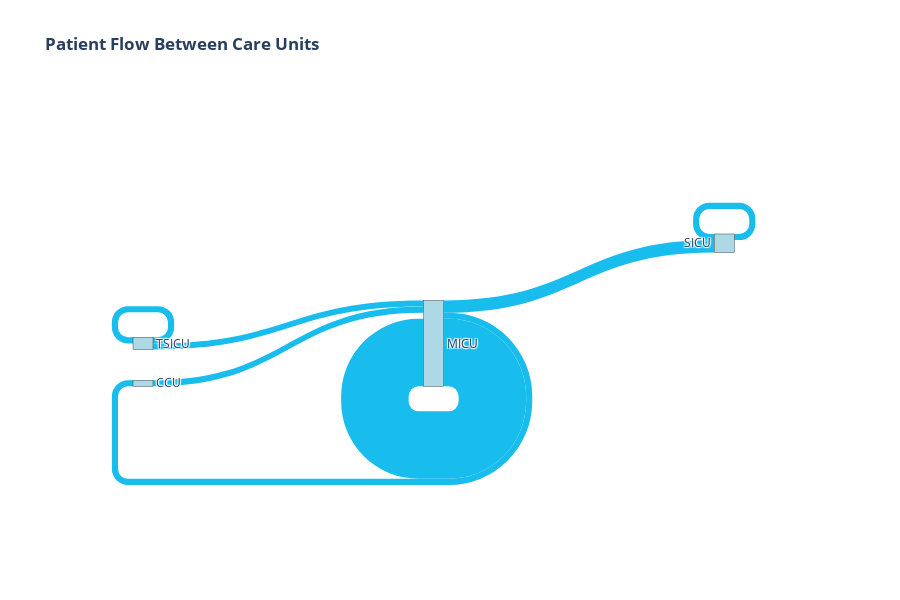

This figure's notebook cell:
### Code cell
transfers_df = pd.read_csv("TRANSFERS.csv")

transfers_df['intime'] = pd.to_datetime(transfers_df['intime'])
transfers_df['outtime'] = pd.to_datetime(transfers_df['outtime'])

transfers_df['los_hours'] = (transfers_df['outtime'] - transfers_df['intime']).dt.total_seconds() / 3600

icu_transfers_df = transfers_df[
    (transfers_df['curr_careunit'].str.contains('icu', case=False)) |
    (transfers_df['prev_careunit'].str.contains('icu', case=False))
]

transfer_counts = icu_transfers_df.groupby(['prev_careunit', 'curr_careunit']).size().reset_index(name='count')

all_units = pd.unique(transfer_counts[['prev_careunit', 'curr_careunit']].values.ravel('K'))
node_labels = list(all_units)

node_indices = {unit: idx for idx, unit in enumerate(node_labels)}

source = transfer_counts['prev_careunit'].map(node_indices)
target = transfer_counts['curr_careunit'].map(node_indices)
value = transfer_counts['count']

fig = go.Figure(go.Sankey(
    node=dict(
        pad=15,
        thickness=20,
        label=node_labels,
        color='lightblue'
    ),
    link=dict(
        source=source,
        target=target,
        value=value,
        color='rgb(24, 189, 237 )'
    )
))

fig.update_layout(
    title_text="<b>Patient Flow Between Care Units</b>",
    font_size=12,
    height=600,    
    width=900,    
    #margin=dict(l=100, r=100, b=100, t=100)
)

fig.show()

### Figure 1 — Plotly figure (JSON) as saved in the notebook; plotly's stock layout.template omitted (floating-point values rounded to 4 significant figures)
{"data": [{"link": {"color": "rgb(24, 189, 237 )", "source": [0, 1, 1, 1, 2, 3, 3], "target": [1, 0, 1, 2, 2, 1, 3], "value": [1, 1, 11, 2, 1, 1, 1]}, "node": {"color": "lightblue", "label": ["CCU", "MICU", "SICU", "TSICU"], "pad": 15, "thickness": 20}, "type": "sankey"}], "layout": {"font": {"size": 12}, "height": 600, "title": {"text": "<b>Patient Flow Between Care Units</b>"}, "width": 900}}
